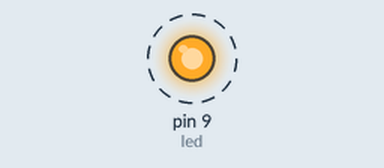
Simulated run of this sketch. Board: Arduino Uno, built with avr-gcc and run on an emulated ATmega328P. Shown: output pins drawn as LEDs (lit = HIGH). Dashed ring = blinking.

Above: at 0.15 s.
Timing chart, 0 to 3.0 s (numbered marks = the images above):
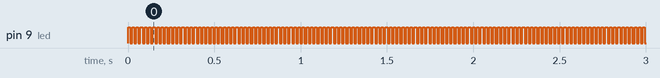

The sketch:

brainwave.ino
```cpp
/*
The Brainwave Entrainment Device
This sketch makes a LED connected to pin 9 flash
at a certain frequency. In the area marked "Options"
you can change the flash intensity in hertz.

The set up I use has the LEDs in series but you
could easily alter this to have a seperate LED
connected to two different pins.

A rough outline for ranges are:

Delta 0.5–4 Hz
Theta 4–7 Hz
Alpha 7.5–12.5 Hz
Beta 12.5-30 Hz
Gamma 25-100 Hz

A study lead by Li-Huei Tsai used a LED strip flickering
at 40 hz to increase gamma activity in mice:

"Using this device, the researchers found that an hour of exposure to light
flickering at 40 hertz enhanced gamma oscillations and reduced beta amyloid
levels by half in the visual cortex of mice in the very early stages of Alzheimer’s.
However, the proteins returned to their original levels within 24 hours."

*/

//*******Option*******
int hertz = 40; // flashing in hertz
//**********************

float rep = (float)(0.5/hertz);

int led = 9;

// the setup function runs once when you press reset or power the board
void setup() {
  // initialize digital pin LED_BUILTIN as an output.
  pinMode(led, OUTPUT);
}

// the loop function runs over and over again forever
void loop() {
  digitalWrite(led, HIGH);   // turn the LED on (HIGH is the voltage level)
  delay(rep*1000);                       // wait for a second
  digitalWrite(led, LOW);    // turn the LED off by making the voltage LOW
  delay(rep*1000);                       // wait for a second
}
```

Measured:
- by itself, pin 9 (led): alternates HIGH for 0.01 s and LOW for 0.01 s
